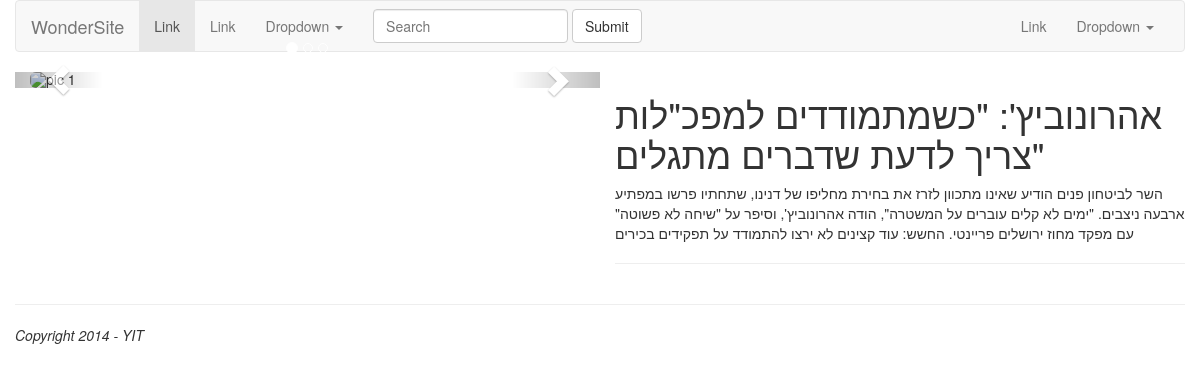
The page /post/10/ on the database its author committed.
### blog/models.py (models this page shows, shortened)
class Post(models.Model):
    title = models.CharField(max_length=200)
    content = models.TextField()
    published_at = models.DateTimeField(auto_now_add=True)

### blog/views.py (the view)
# urls.py: url(r'^post/(\d+)/$', 'blog.views.single_post', name='post'),
def single_post(request, pk):
    return render(request, "blog/post.html", {
        'object': get_object_or_404(Post, pk=int(pk)),
    })

### blog/templates/blog/post.html (shortened to what this page needs)
{% extends "base.html" %}
{% block content %}
<h1>{{ object.title }}</h1>
<p>{{ object.content|linebreaks }}</p>
<hr/>
{% endblock %}

### rows shown on the page
Post: title "אהרונוביץ': \"כשמתמודדים למפכ\"לות צריך לדעת שדברים מתגלים\"", content "השר לביטחון פנים הודיע שאינו מתכוון לזרז את בחירת מחליפו של דנינו, שתחתיו פרשו במפתיע ארבעה ניצבים. \"ימים לא קלים עוברים על המשטרה\", הודה אהרונוביץ', וסיפר על \"שיחה לא פשוטה\" עם מפקד מחוז ירושלים פריינטי. החשש: עוד קצינים לא ירצו להתמודד על תפקידים בכירים"
